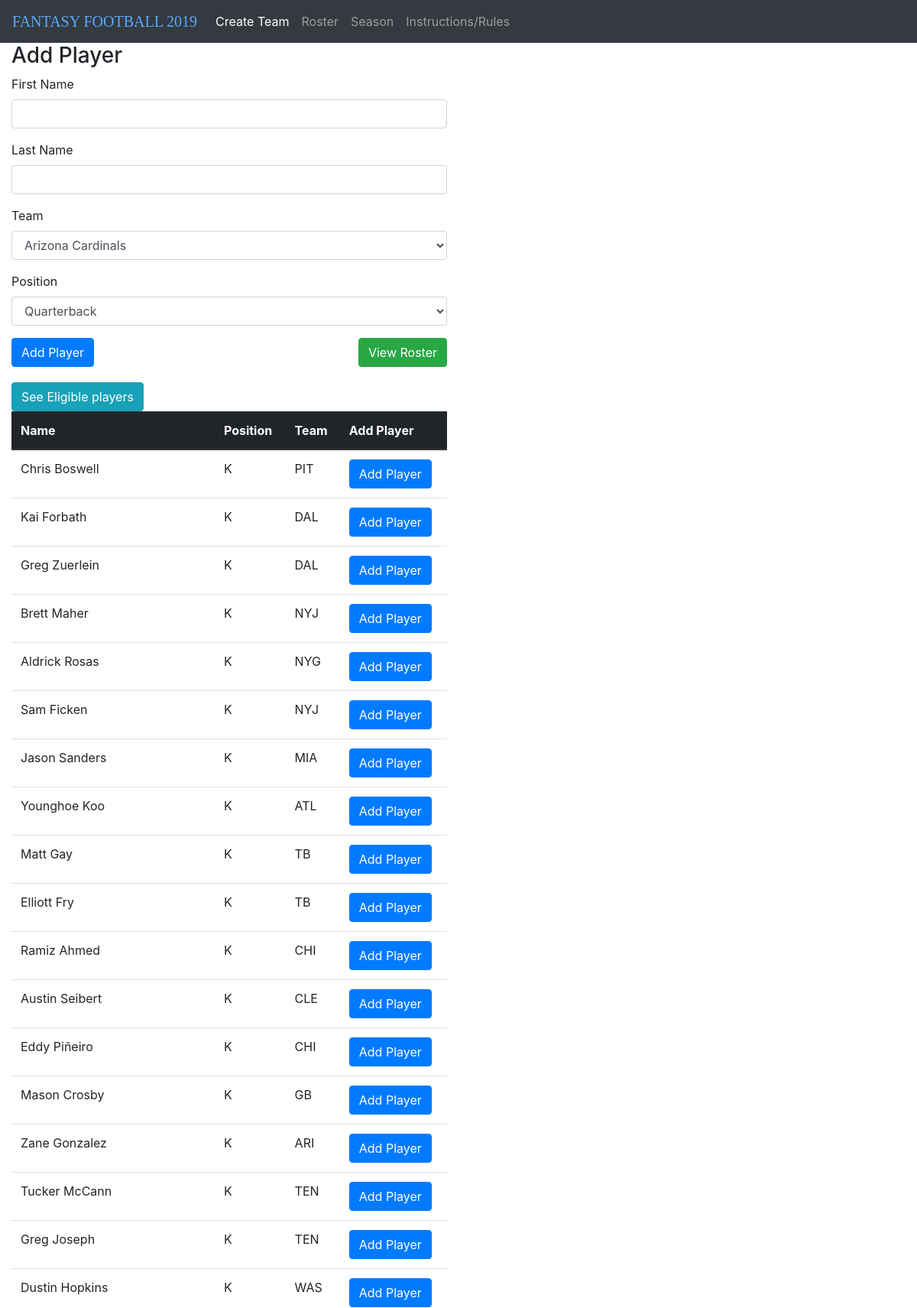
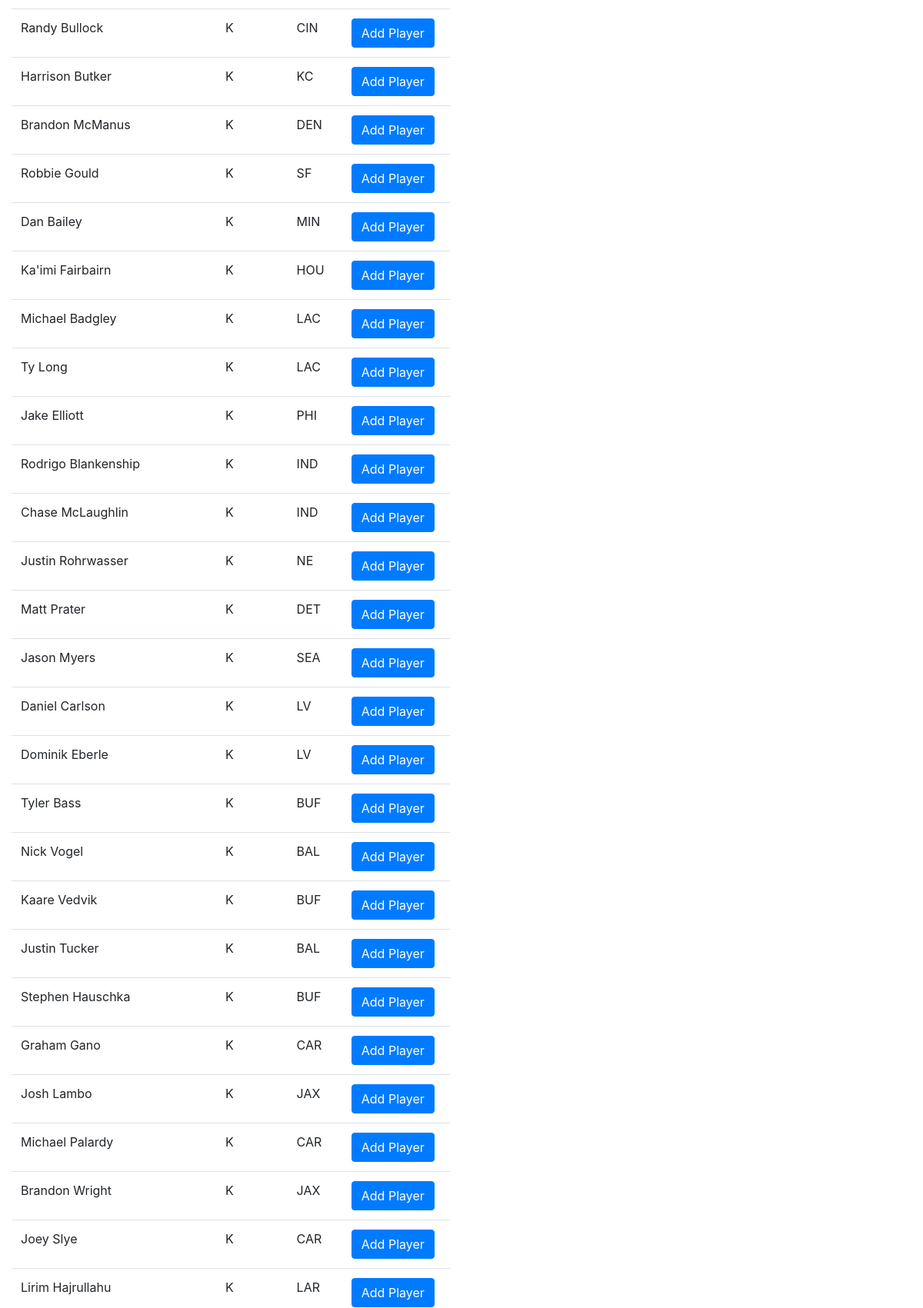
The app's page /eligiblePlayers (upper part) with its own data (2 pictures, top to bottom).
### tables this page shows
CREATE TABLE Player2019(
  "PlayerID" TEXT,
  "Team" TEXT,
  "Number" TEXT,
  "FirstName" TEXT,
  "LastName" TEXT,
  "Position" TEXT,
  "Status" TEXT,
  "Height" TEXT,
  "Weight" TEXT,
  "BirthDate" TEXT,
  "College" TEXT,
  "Experience" TEXT,
  "FantasyPosition" TEXT,
  "PositionCategory" TEXT,
  "PhotoUrl" TEXT,
  "ByeWeek" TEXT,
  "AverageDraftPosition" TEXT,
  "CollegeDraftTeam" TEXT,
  "CollegeDraftYear" TEXT,
  "CollegeDraftRound" TEXT,
  "CollegeDraftPick" TEXT,
  "IsUndraftedFreeAgent" TEXT,
  "FanDuelPlayerID" TEXT,
  "DraftKingsPlayerID" TEXT,
  "InjuryStatus" TEXT,
  "FanDuelName" TEXT,
  "DraftKingsName" TEXT,
  "TeamID" TEXT
);

### application.py (the view)
@app.route("/eligiblePlayers")
def eligiblePlayers():
    conn = sqlite3.connect('football.db')
    c = conn.cursor()
    c.execute("""select playerid, firstName, lastName, position, team
                from player2019
                where team is not null
                and team != ''
                and position in ('QB', 'RB', 'WR', 'TE', 'K')
                order by position""")
    try:
        eligiblePlayers = c.fetchall()
        conn.close()
        return render_template("createTeam.html", eligiblePlayers = eligiblePlayers)
    except:
        conn.close()
        return render_template("createTeam.html", eligiblePlayers = eligiblePlayers)

### templates/createTeam.html (shortened to what this page needs)
{% extends "layout.html" %}
{% block stylesheet %}
  <link rel="stylesheet" type="text/css" href="{{ url_for('static', filename='css/createTeam.css') }}"/>
{% endblock %}
{% block container %}
  <div class="container-fluid">
    <div class="row">
      <div class="col-md-12">
        <h3>Add Player</h3>
      </div>
    </div>
    <div class="row">
      <div class="col-md-6">
        <form id="playerForm" action="" method="get">
          <div class="form-group">
            <label for="firstName">First Name</label>
            <input type="text" class="form-control" id="firstName" name="firstName">
          </div>
          <div class="form-group">
            <label for="lastName">Last Name</label>
            <input type="text" class="form-control" id="lastName" name="lastName">
          </div>
          <div class="form-group">
            <label for="team">Team</label>
            <select class="form-control" id="team" name="team">
              <option value="ARI">Arizona Cardinals</option>
            </select>
          </div>
          <div class="form-group">
            <label for="position">Position</label>
            <select class="form-control" id="position" name="position">
              <option id="quarterBack" value="QB">Quarterback</option>
            </select>
          </div>
          <div class="row">
            <div class="col-md-12">
              <button type="submit" id="addPlayer" name="addPlayer" formaction="/addPlayer" class="btn btn-primary">Add Player</button>
              <button type="submit" id="addPlayer" name="addPlayer" formaction="/roster" class="btn btn-success">View Roster</button>
            </div>
          </div>
        </form>
      </div>
      <div class="col-md-6 playerInfo" id="players">
      </div>
    </div>
    <div class="row">
      <div class="col-md-6">
        <form>
          <button type="submit" id="eligiblePlayers" name="eligiblePlayers" formaction="/eligiblePlayers" class="btn btn-info">See Eligible players</button>
        </form>
        <table class="table">
          <thead class="thead-dark">
            <tr>
              <th scope="col">Name</th>
              <th scope="col">Position</th>
              <th scope="col">Team</th>
              <th scope="col">Add Player</th>
            </tr>
          </thead>
          <tbody>
            {% for player in eligiblePlayers %}
              <tr>
                <td>{{ player[1] }} {{ player[2] }}</td>
                <td>{{ player[3] }}</td>
                <td>{{ player[4] }}</td>
                <td>
                  <form>
                     <button type="submit" formaction="/addPlayerFromList" class="btn btn-primary">Add Player</button>
                  </form>
                </td>
              </tr>
            {% endfor %}
          </tbody>
        </table>
      </div>
    </div>
  </div>
{% endblock %}

### templates/layout.html (shortened to what this page needs)
<!DOCTYPE html>
<html lang="en">
  <head>
    <link rel="stylesheet" href="https://maxcdn.bootstrapcdn.com/bootstrap/4.0.0/css/bootstrap.min.css">
    {% block stylesheet %}
    {% endblock %}
    <link rel="stylesheet" type="text/css" href="{{ url_for('static', filename='css/layout.css') }}"/>
  </head>
  <body>
    <nav class="navbar navbar-expand-sm navbar-dark bg-dark">
      <ul class="navbar-nav">
        <a class="navbar-brand" href="{{ url_for('createTeam') }}" id="fantasyFootball">FANTASY FOOTBALL 2019</a>
        <li class="nav-item">
          <a class="nav-link" href="{{ url_for('createTeam') }}" id="createTeamNav">Create Team</a>
        </li>
        <li class="nav-item">
          <a class="nav-link" href="{{ url_for('roster') }}" id="roster">Roster</a>
        </li>
        <li class="nav-item">
          <a class="nav-link" href="{{ url_for('season') }}" id="seasonNav">Season</a>
        </li>
        <li class="nav-item">
          <a class="nav-link" href="{{ url_for('instructions') }}" id="instructionsNav">Instructions/Rules</a>
        </li>
      </ul>
    </nav>
    {% block container %}
    {% endblock %}
  </body>
</html>

### static/css/createTeam.css (style rules this page uses)
body { background-color:white; }
.playerInfo { text-align: center; margin-top: auto; margin-bottom: auto; }
#createTeamNav { color: white; }
.btn-info { margin-top: 20px; }
.btn-success { float: right; }

### static/css/layout.css (style rules this page uses)
#fantasyFootball { color: #59aaff; font-family: Tahoma }

### records on screen
Player2019: FirstName "Chris", LastName "Boswell", Position "K", Team "PIT"
Player2019: FirstName "Kai", LastName "Forbath", Position "K", Team "DAL"
Player2019: FirstName "Greg", LastName "Zuerlein", Position "K", Team "DAL"
Player2019: FirstName "Brett", LastName "Maher", Position "K", Team "NYJ"
Player2019: FirstName "Aldrick", LastName "Rosas", Position "K", Team "NYG"
Player2019: FirstName "Sam", LastName "Ficken", Position "K", Team "NYJ"
Player2019: FirstName "Jason", LastName "Sanders", Position "K", Team "MIA"
Player2019: FirstName "Younghoe", LastName "Koo", Position "K", Team "ATL"
Player2019: FirstName "Matt", LastName "Gay", Position "K", Team "TB"
Player2019: FirstName "Elliott", LastName "Fry", Position "K", Team "TB"
Player2019: FirstName "Ramiz", LastName "Ahmed", Position "K", Team "CHI"
Player2019: FirstName "Austin", LastName "Seibert", Position "K", Team "CLE"
Player2019: FirstName "Eddy", LastName "Piñeiro", Position "K", Team "CHI"
Player2019: FirstName "Mason", LastName "Crosby", Position "K", Team "GB"
Player2019: FirstName "Zane", LastName "Gonzalez", Position "K", Team "ARI"
Player2019: FirstName "Tucker", LastName "McCann", Position "K", Team "TEN"
Player2019: FirstName "Greg", LastName "Joseph", Position "K", Team "TEN"
Player2019: FirstName "Dustin", LastName "Hopkins", Position "K", Team "WAS"
Player2019: FirstName "Randy", LastName "Bullock", Position "K", Team "CIN"
Player2019: FirstName "Harrison", LastName "Butker", Position "K", Team "KC"
Player2019: FirstName "Brandon", LastName "McManus", Position "K", Team "DEN"
Player2019: FirstName "Robbie", LastName "Gould", Position "K", Team "SF"
Player2019: FirstName "Dan", LastName "Bailey", Position "K", Team "MIN"
Player2019: FirstName "Ka'imi", LastName "Fairbairn", Position "K", Team "HOU"
Player2019: FirstName "Michael", LastName "Badgley", Position "K", Team "LAC"
Player2019: FirstName "Ty", LastName "Long", Position "K", Team "LAC"
Player2019: FirstName "Jake", LastName "Elliott", Position "K", Team "PHI"
Player2019: FirstName "Rodrigo", LastName "Blankenship", Position "K", Team "IND"
Player2019: FirstName "Chase", LastName "McLaughlin", Position "K", Team "IND"
Player2019: FirstName "Justin", LastName "Rohrwasser", Position "K", Team "NE"
Player2019: FirstName "Matt", LastName "Prater", Position "K", Team "DET"
Player2019: FirstName "Jason", LastName "Myers", Position "K", Team "SEA"

### other values on screen
{{ player[1] }} "Daniel" "Dominik" "Tyler" "Nick" "Kaare" "Justin" "Stephen" "Graham" "Josh" "Michael" "Brandon" "Joey" "Lirim"
{{ player[2] }} "Carlson" "Eberle" "Bass" "Vogel" "Vedvik" "Tucker" "Hauschka" "Gano" "Lambo" "Palardy" "Wright" "Slye" "Hajrullahu"
{{ player[3] }} "K" "K" "K" "K" "K" "K" "K" "K" "K" "K" "K" "K" "K"
{{ player[4] }} "LV" "LV" "BUF" "BAL" "BUF" "BAL" "BUF" "CAR" "JAX" "CAR" "JAX" "CAR" "LAR"
